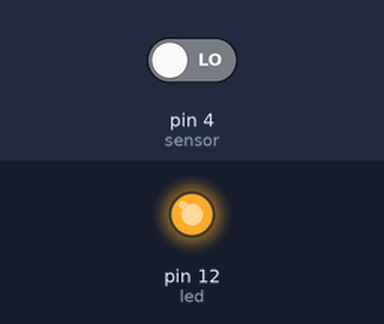
Recording of a sketch running on a simulated Arduino Uno, built with avr-gcc and run on an emulated ATmega328P. Parts: output pins drawn as LEDs (lit = HIGH). Inputs (shaded band) come from the test bench; at power-on: pin 4 (sensor) LOW.

Above: at 1.2 s.
1.3 s: pin 4 (sensor) driven HIGH
At 2.0 s:
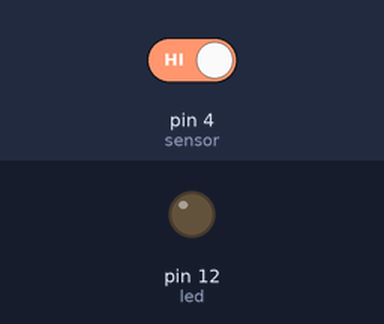
2.8 s: pin 4 (sensor) driven LOW
At 3.1 s:
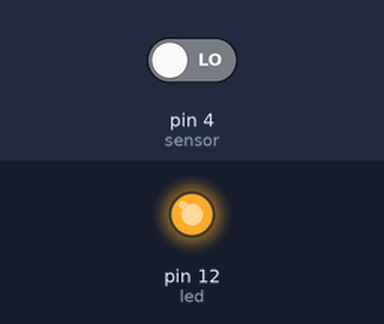
Timing chart, 0 to 5.8 s (numbered marks = the images above; inputs shaded):
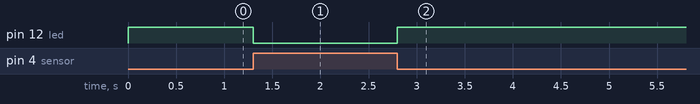

The sketch:

COD_VIBRACAO_KY_002_SHOCK.ino
```cpp
/* !-- VARIAVEIS --! */
int led = 12;   // defina o pino do LED
int sensor = 4; // definir o pino do sensor (VIBRACAO - KY - 002 - SHOCK)
int var;        // definir uma variável numérica var


/* !-- INICIO DO SETUP (SO PASSA AQUI 1 VEZ) --! */
void setup () {
  pinMode (led, OUTPUT);  // Pino do LED como saída
  pinMode (sensor, INPUT); // entrada do sensor VIBRACAO - KY - 002 - SHOCK
}


/* !-- INICIO DO LOOP (REPETIÇÃO) --! */
void loop () {
  var = digitalRead (sensor); // leia o valor de KY-002
  if (var == HIGH ) {     // quando o sensor detecta choque, o LED pisca
    digitalWrite(led, LOW);
  } else {
    digitalWrite (led, HIGH);
  }
} //FIM
```

Measured:
- after the input at 1.3 s, pin 12 (led): HIGH → LOW at once
- after the input at 2.8 s, pin 12 (led): LOW → HIGH at once
